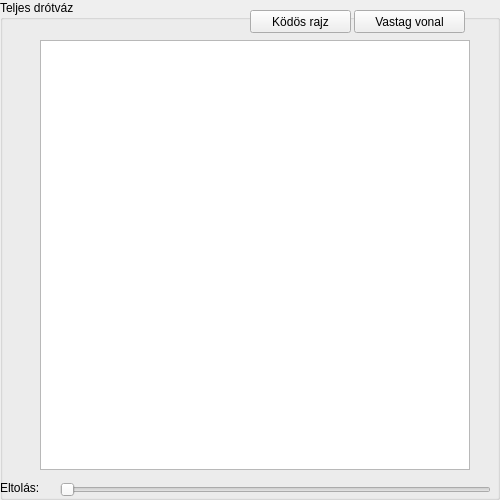
  <widget class="QGroupBox" name="groupBox_3">
   <property name="geometry">
    <rect>
     <x>1000</x>
     <y>250</y>
     <width>500</width>
     <height>500</height>
    </rect>
   </property>
   <property name="font">
    <font>
     <family>MS Sans Serif</family>
    </font>
   </property>
   <property name="title">
    <string>Teljes drótváz</string>
   </property>
   <widget class="QPushButton" name="Kodosito">
    <property name="geometry">
     <rect>
      <x>250</x>
      <y>10</y>
      <width>101</width>
      <height>23</height>
     </rect>
    </property>
    <property name="text">
     <string>Ködös rajz</string>
    </property>
   </widget>
   <widget class="QPushButton" name="vastagvonalak">
    <property name="geometry">
     <rect>
      <x>354</x>
      <y>10</y>
      <width>111</width>
      <height>23</height>
     </rect>
    </property>
    <property name="text">
     <string>Vastag vonal</string>
    </property>
   </widget>
   <widget class="QLabel" name="label">
    <property name="geometry">
     <rect>
      <x>0</x>
      <y>480</y>
      <width>61</width>
      <height>16</height>
     </rect>
    </property>
    <property name="text">
     <string>Eltolás:</string>
    </property>
   </widget>
   <widget class="QSlider" name="Teljes_nagyito">
    <property name="geometry">
     <rect>
      <x>60</x>
      <y>480</y>
      <width>431</width>
      <height>20</height>
     </rect>
    </property>
    <property name="orientation">
     <enum>Qt::Horizontal</enum>
    </property>
   </widget>
   <widget class="QGraphicsView" name="teljes_nezet">
    <property name="geometry">
     <rect>
      <x>40</x>
      <y>40</y>
      <width>430</width>
      <height>430</height>
     </rect>
    </property>
   </widget>
  </widget>
